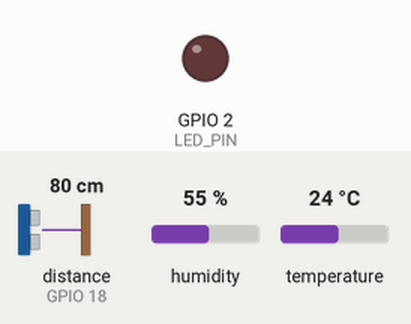
Simulated run of this sketch. Board: ESP32. Parts: output pins drawn as LEDs (lit = HIGH). The test bench sets the inputs (shaded band); at power-on: distance to the obstacle (sensor on GPIO 18) 80 cm, humidity 55 %, temperature 24 °C. The echo pulse lasts 58.3 µs per cm; WiFi joins after 1.5 s; servers stay silent unless stated; the local clock reads 2024-03-15 10:24:30 at power-on unless the sketch sets it; no MQTT or app messages arrive unless stated; pins used as bus, display or sensor lines are not drawn; what the sketch prints to the serial monitor is not drawn.

Above: at 3.2 s.
At 5.06 s:
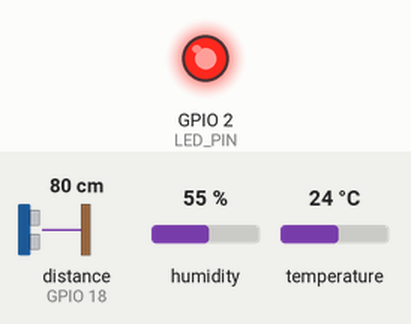
Timing chart, 0 to 8.0 s (numbered marks = the images above):
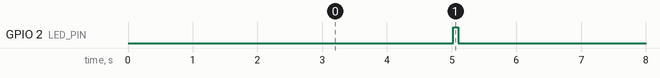

The sketch:

sketch.ino
```cpp
// Bai thuc hanh 2 - ESP32: DHT22 + HC-SR04 -> MQTT (JSON) -> broker cong cong
#include <WiFi.h>
#include <PubSubClient.h>
#include <DHTesp.h>
#include <time.h>
#include <sys/time.h>

// ---------- Cau hinh ----------
const char* WIFI_SSID     = "Wokwi-GUEST";
const char* WIFI_PASSWORD = "";
const char* MQTT_SERVER   = "broker.hivemq.com";
const int   MQTT_PORT     = 1883;
const char* DEVICE_ID     = "esp32-b23dccn856";
// Topic dang: iot/<ma_sv>/lab2/<vi_tri>/telemetry  (collector tach <vi_tri> lam tag "location")
const char* TOPIC         = "iot/b23dccn856/lab2/room1/telemetry";

const int DHT_PIN  = 15;
const int TRIG_PIN = 5;
const int ECHO_PIN = 18;
const int LED_PIN  = 2;
const unsigned long SEND_INTERVAL_MS = 5000;

WiFiClient wifiClient;
PubSubClient mqttClient(wifiClient);
DHTesp dht;
unsigned long lastSend = 0;
unsigned long sequenceNo = 0;

// Thoi gian epoch (ms) sau khi dong bo NTP
int64_t nowMs() {
  struct timeval tv;
  gettimeofday(&tv, NULL);
  return (int64_t)tv.tv_sec * 1000LL + tv.tv_usec / 1000;
}

void connectWiFi() {
  WiFi.begin(WIFI_SSID, WIFI_PASSWORD, 6);
  Serial.print("Connecting WiFi");
  while (WiFi.status() != WL_CONNECTED) {
    delay(500);
    Serial.print(".");
  }
  Serial.println(" connected");
}

void syncTime() {
  configTime(0, 0, "pool.ntp.org", "time.google.com");
  Serial.print("Syncing NTP");
  while (time(nullptr) < 1700000000) {
    delay(200);
    Serial.print(".");
  }
  Serial.println(" done");
}

void connectMQTT() {
  while (!mqttClient.connected()) {
    String clientId = "ESP32-Lab2-" + String((uint32_t)ESP.getEfuseMac(), HEX);
    Serial.print("Connecting MQTT...");
    if (mqttClient.connect(clientId.c_str())) {
      Serial.println(" connected");
    } else {
      Serial.printf(" failed, rc=%d. Retry in 2 s\n", mqttClient.state());
      delay(2000);
    }
  }
}

float readDistanceCm() {
  digitalWrite(TRIG_PIN, LOW);
  delayMicroseconds(2);
  digitalWrite(TRIG_PIN, HIGH);
  delayMicroseconds(10);
  digitalWrite(TRIG_PIN, LOW);
  unsigned long duration = pulseIn(ECHO_PIN, HIGH, 30000);
  if (duration == 0) return NAN;
  return duration * 0.0343f / 2.0f;
}

void setup() {
  Serial.begin(115200);
  pinMode(TRIG_PIN, OUTPUT);
  pinMode(ECHO_PIN, INPUT);
  pinMode(LED_PIN, OUTPUT);
  dht.setup(DHT_PIN, DHTesp::DHT22);
  connectWiFi();
  syncTime();
  mqttClient.setServer(MQTT_SERVER, MQTT_PORT);
  mqttClient.setBufferSize(512);
}

void loop() {
  if (WiFi.status() != WL_CONNECTED) connectWiFi();
  if (!mqttClient.connected()) connectMQTT();
  mqttClient.loop();

  unsigned long now = millis();
  if (now - lastSend < SEND_INTERVAL_MS) return;
  lastSend = now;

  TempAndHumidity data = dht.getTempAndHumidity();
  float distance = readDistanceCm();
  if (!isfinite(data.temperature) || !isfinite(data.humidity) || !isfinite(distance)) {
    Serial.println("Invalid sensor data - skip publish");
    return;
  }

  sequenceNo++;
  char payload[384];
  snprintf(payload, sizeof(payload),
           "{\"device_id\":\"%s\",\"ts\":%lld,\"temperature\":%.2f,\"humidity\":%.2f,"
           "\"distance_cm\":%.2f,\"rssi\":%d,\"seq\":%lu,\"uptime_s\":%lu}",
           DEVICE_ID, (long long)nowMs(), data.temperature, data.humidity, distance,
           WiFi.RSSI(), sequenceNo, millis() / 1000);

  bool ok = mqttClient.publish(TOPIC, payload);
  Serial.printf("%s | publish=%s\n", payload, ok ? "OK" : "FAILED");

  digitalWrite(LED_PIN, HIGH);
  delay(80);
  digitalWrite(LED_PIN, LOW);
}
```

Measured:
- by itself, GPIO 2 (LED_PIN): alternates HIGH for 0.08 s and LOW for 4.9 s
